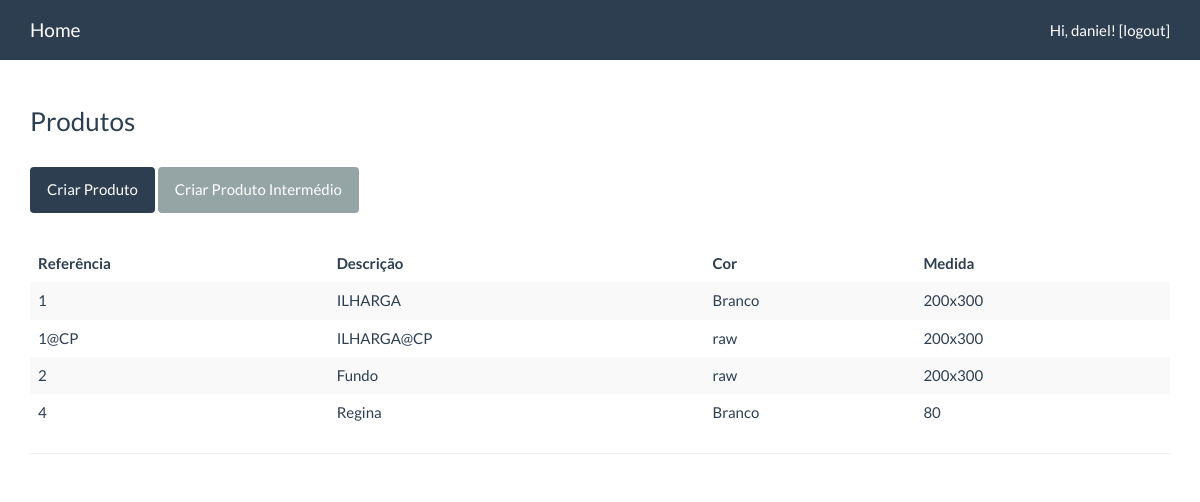
Screenshot of /pm/products/ (signed in) with the database file from the repository.
### pm/models.py (models this page shows, shortened)
class Product(models.Model):
    STAGES = ProductionStages.get_stages_choices()
    ref_code = models.CharField(max_length=200, unique=True)
    name = models.CharField(max_length=200)
    color = models.CharField(max_length=20, default='raw')
    size = models.CharField(max_length=20)
    final = models.BooleanField(default=False)
    stages = MultiSelectField(choices=STAGES, default=[STAGES[0][0]])
    components = models.ManyToManyField('self', through='Quantity', symmetrical=False, blank=True)
    stock = models.IntegerField(default=0)

### pm/views.py (the view)
# urls.py: url(r'^products/(?P<productid>[0-9]+)/add_components/$', views.add_components, name='add_components'),
@login_required
def products(request):
    all_products_list = Product.objects.order_by('ref_code')
    context = {
        'all_products_list': all_products_list,
    }
    return render(request, 'pm/products.html', context)

### pm/templates/pm/products.html (shortened to what this page needs)
{% extends 'pm/base.html' %}
{% load crispy_forms_tags %}
{% block content %}
    <h2 class="h3">Produtos</h2>
    <br>
    <p>
        <a class="btn btn-primary" href="{% url 'pm:create_product' %}">Criar Produto</a>
        <a class="btn btn-default" href="{% url 'pm:create_component' %}">Criar Produto Intermédio</a>
    </p>
    <br>
    <table class="table table-striped table-hover">
            <thead>
            <tr>
                <th>Referência</th>
                <th>Descrição</th>
                <th>Cor</th>
                <th>Medida</th>
            </tr>
            </thead>
            <tbody>
            {% for product in all_products_list %}
                <tr class="clickable-row" data-href="{% url 'pm:product_detail' product.id %}">
                    <td>{{ product.ref_code }}</td>
                    <td>{{ product.name }}</td>
                    <td>{{ product.color }}</td>
                    <td>{{ product.size }}</td>
                </tr>
            {% endfor %}
        </tbody>
    </table>
{% endblock %}

### pm/templates/pm/base.html (shortened to what this page needs)
{% load static %}
<!DOCTYPE html>
<html>
<head>
    <link rel="stylesheet" type="text/css" href="{% static 'pm/bootstrap/css/bootstrap.min.css' %}">
</head>
<body>
<nav class="navbar navbar-default navbar-fixed-top" id="navbar-main">
  <div class="container">
    <div class="navbar-header">
        <a class="navbar-brand" href="{% url "pm:index" %}">Home</a>
    </div>
    <div class="collapse navbar-collapse">
      <ul class="nav navbar-nav navbar-right">
          {% if user.is_authenticated %}
                  <li><a href="{% url 'pm:logout' %}">Hi, {{ user.username }}! [logout]</a></li>
          {% else %}
              <li><a href="{% url 'pm:login' %}">login</a></li>
          {% endif %}
      </ul>
    </div>
  </div>
</nav>
<br>
<div class="container">
    <br>
    {% block content %}
    {% endblock %}
  <hr>
</div>
</body>
</html>

### rows the page displays
Product: ref_code "1", name "ILHARGA", color "Branco", size "200x300"
Product: ref_code "1@CP", name "ILHARGA@CP", color "raw", size "200x300"
Product: ref_code "2", name "Fundo", color "raw", size "200x300"
Product: ref_code "4", name "Regina", color "Branco", size "80"

### other values shown
{{ user.username }} "daniel"
